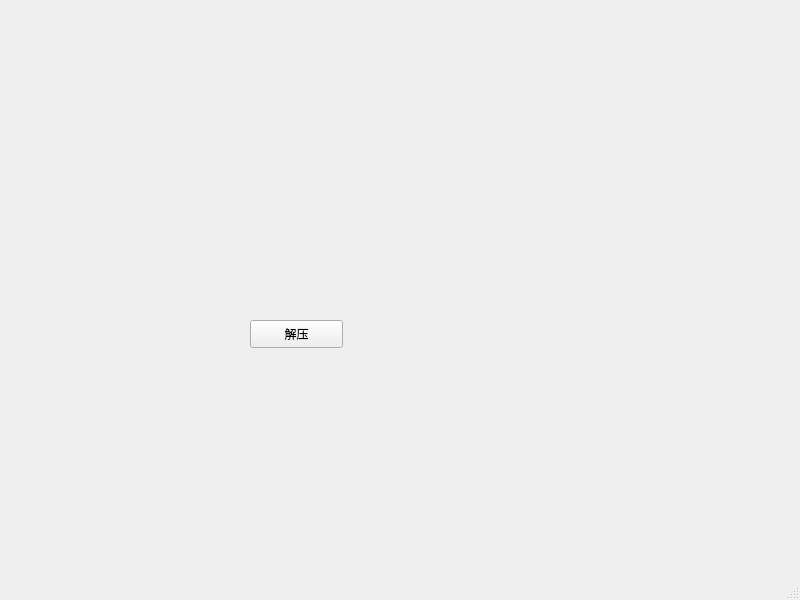
<?xml version="1.0" encoding="UTF-8"?>
<ui version="4.0">
 <class>MainWindow</class>
 <widget class="QMainWindow" name="MainWindow">
  <property name="geometry">
   <rect>
    <x>0</x>
    <y>0</y>
    <width>800</width>
    <height>600</height>
   </rect>
  </property>
  <property name="windowTitle">
   <string>MainWindow</string>
  </property>
  <widget class="QWidget" name="centralwidget">
   <widget class="QPushButton" name="pushButton">
    <property name="geometry">
     <rect>
      <x>250</x>
      <y>320</y>
      <width>93</width>
      <height>28</height>
     </rect>
    </property>
    <property name="text">
     <string>解压</string>
    </property>
   </widget>
  </widget>
  <widget class="QMenuBar" name="menubar">
   <property name="geometry">
    <rect>
     <x>0</x>
     <y>0</y>
     <width>800</width>
     <height>26</height>
    </rect>
   </property>
  </widget>
  <widget class="QStatusBar" name="statusbar"/>
 </widget>
 <resources/>
 <connections/>
</ui>
